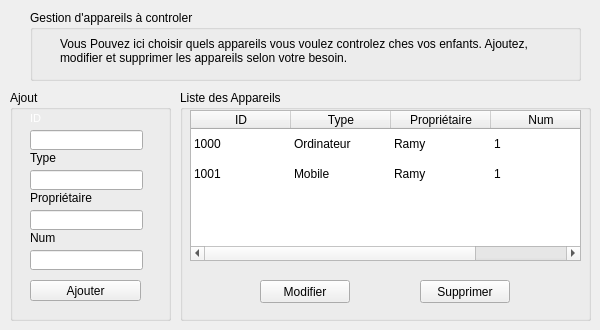
    <widget class="QWidget" name="tab_appareil">
     <attribute name="title">
      <string>Appareils</string>
     </attribute>
     <widget class="QGroupBox" name="groupBox">
      <property name="geometry">
       <rect>
        <x>10</x>
        <y>90</y>
        <width>161</width>
        <height>231</height>
       </rect>
      </property>
      <property name="autoFillBackground">
       <bool>false</bool>
      </property>
      <property name="title">
       <string>Ajout</string>
      </property>
      <property name="flat">
       <bool>false</bool>
      </property>
      <widget class="QPushButton" name="Button_Ajouter">
       <property name="geometry">
        <rect>
         <x>20</x>
         <y>190</y>
         <width>111</width>
         <height>21</height>
        </rect>
       </property>
       <property name="text">
        <string>Ajouter</string>
       </property>
      </widget>
      <widget class="QLabel" name="label_2">
       <property name="geometry">
        <rect>
         <x>20</x>
         <y>20</y>
         <width>111</width>
         <height>16</height>
        </rect>
       </property>
       <property name="styleSheet">
        <string notr="true">/*Copyright (c) DevSec Studio. All rights reserved.

MIT License

Permission is hereby granted, free of charge, to any person obtaining a copy
of this software and associated documentation files (the &quot;Software&quot;), to deal
in the Software without restriction, including without limitation the rights
to use, copy, modify, merge, publish, distribute, sublicense, and/or sell
copies of the Software, and to permit persons to whom the Software is
furnished to do so, subject to the following conditions:

The above copyright notice and this permission notice shall be included in all
copies or substantial portions of the Software.

THE SOFTWARE IS PROVIDED *AS IS*, WITHOUT WARRANTY OF ANY KIND, EXPRESS OR
IMPLIED, INCLUDING BUT NOT LIMITED TO THE WARRANTIES OF MERCHANTABILITY,
FITNESS FOR A PARTICULAR PURPOSE AND NONINFRINGEMENT. IN NO EVENT SHALL THE
AUTHORS OR COPYRIGHT HOLDERS BE LIABLE FOR ANY CLAIM, DAMAGES OR OTHER
LIABILITY, WHETHER IN AN ACTION OF CONTRACT, TORT OR OTHERWISE, ARISING FROM,
OUT OF OR IN CONNECTION WITH THE SOFTWARE OR THE USE OR OTHER DEALINGS IN THE SOFTWARE.
*/

/*-----QWidget-----*/
QWidget
{
	background-color: QLinearGradient(x1:0, y1:0, x2:0, y2:1, stop:1 #212121, stop:.4 #343434);
	color: #ffffff;
	border-color: #000000;

}


/*-----QLabel-----*/
QLabel
{
	background-color: transparent;
	color: #fff;
	font-size: 8pt;
	border-color: #ffffff;

}


/*-----QToolButton-----*/
QToolButton
{
	background-color: qlineargradient(spread:repeat, x1:1, y1:0, x2:1, y2:1, stop:0 rgba(254, 171, 66, 255),stop:1 rgba(255, 153, 0, 255));
	color: #000;
	font-size: 14pt;
	border-radius: 4px;
	padding: 10px;

}


QToolButton::pressed
{
	background-color: #6b960f;

}


/*-----QTabWidget-----*/
QTabBar::tab
{
	font-size: 8pt;
	font-weight: bold;
	width: 80px;
    border: 1px solid #444;
    border-bottom-style: none;
	border-top-style: none;
    background-color: #323232;
    padding-top: 3px;
    padding-bottom: 2px;
    margin-right: -1px;

}

QTabWidget::pane 
{
    border: 1px solid qlineargradient(spread:repeat, x1:1, y1:0, x2:1, y2:1, stop:0 rgba(254, 171, 66, 255),stop:1 rgba(255, 153, 0, 255));
    top: 1px;

}

QTabBar::tab:last
{
    margin-right: 0; 

}

QTabBar::tab:first:!selected
{
	margin-left: 0px; 

}

QTabBar::tab:!selected
{
    color: #fff;
    border-bottom-style: solid;
    margin-top: 3px;
    background-color: QLinearGradient(x1:0, y1:0, x2:0, y2:1, stop:1 #212121, stop:.4 #343434);

}

QTabBar::tab:selected
{
	background-color: qlineargradient(spread:repeat, x1:1, y1:0, x2:1, y2:1, stop:0 rgba(254, 171, 66, 255),stop:1 rgba(255, 153, 0, 255));
	color: #000;
    margin-bottom: 0px;

}

QTabBar::tab:!selected:hover
{
    background-color: QLinearGradient(x1:0, y1:0, x2:0, y2:1, stop:1 #212121, stop:0.4 #343434, stop:0.2 #343434, stop:0.1 #ffaa00);

}</string>
       </property>
       <property name="text">
        <string>ID</string>
       </property>
      </widget>
      <widget class="QLabel" name="label_3">
       <property name="geometry">
        <rect>
         <x>20</x>
         <y>60</y>
         <width>111</width>
         <height>16</height>
        </rect>
       </property>
       <property name="text">
        <string>Type</string>
       </property>
      </widget>
      <widget class="QLabel" name="label_4">
       <property name="geometry">
        <rect>
         <x>20</x>
         <y>100</y>
         <width>111</width>
         <height>16</height>
        </rect>
       </property>
       <property name="text">
        <string>Propriétaire</string>
       </property>
      </widget>
      <widget class="QLabel" name="label_5">
       <property name="geometry">
        <rect>
         <x>20</x>
         <y>140</y>
         <width>111</width>
         <height>16</height>
        </rect>
       </property>
       <property name="text">
        <string>Num</string>
       </property>
      </widget>
      <widget class="QLineEdit" name="lineEdit_nomappareil">
       <property name="geometry">
        <rect>
         <x>20</x>
         <y>40</y>
         <width>113</width>
         <height>20</height>
        </rect>
       </property>
      </widget>
      <widget class="QLineEdit" name="lineEdit_typeappareil">
       <property name="geometry">
        <rect>
         <x>20</x>
         <y>80</y>
         <width>113</width>
         <height>20</height>
        </rect>
       </property>
      </widget>
      <widget class="QLineEdit" name="lineEdit_proprio">
       <property name="geometry">
        <rect>
         <x>20</x>
         <y>120</y>
         <width>113</width>
         <height>20</height>
        </rect>
       </property>
      </widget>
      <widget class="QLineEdit" name="lineEdit_numappareil">
       <property name="geometry">
        <rect>
         <x>20</x>
         <y>160</y>
         <width>113</width>
         <height>20</height>
        </rect>
       </property>
      </widget>
     </widget>
     <widget class="QGroupBox" name="groupBox_2">
      <property name="geometry">
       <rect>
        <x>30</x>
        <y>10</y>
        <width>551</width>
        <height>71</height>
       </rect>
      </property>
      <property name="autoFillBackground">
       <bool>false</bool>
      </property>
      <property name="title">
       <string>Gestion d'appareils à controler</string>
      </property>
      <property name="flat">
       <bool>false</bool>
      </property>
      <widget class="QLabel" name="label">
       <property name="geometry">
        <rect>
         <x>30</x>
         <y>20</y>
         <width>481</width>
         <height>41</height>
        </rect>
       </property>
       <property name="layoutDirection">
        <enum>Qt::LeftToRight</enum>
       </property>
       <property name="text">
        <string>Vous Pouvez ici choisir quels appareils vous voulez controlez ches vos enfants. Ajoutez, modifier et supprimer les appareils selon votre besoin.</string>
       </property>
       <property name="wordWrap">
        <bool>true</bool>
       </property>
      </widget>
     </widget>
     <widget class="QGroupBox" name="groupBox_3">
      <property name="geometry">
       <rect>
        <x>180</x>
        <y>90</y>
        <width>411</width>
        <height>231</height>
       </rect>
      </property>
      <property name="autoFillBackground">
       <bool>false</bool>
      </property>
      <property name="title">
       <string>Liste des Appareils</string>
      </property>
      <property name="flat">
       <bool>false</bool>
      </property>
      <widget class="QTableWidget" name="tableWidget">
       <property name="geometry">
        <rect>
         <x>10</x>
         <y>20</y>
         <width>391</width>
         <height>151</height>
        </rect>
       </property>
       <property name="styleSheet">
        <string notr="true"/>
       </property>
       <property name="showGrid">
        <bool>false</bool>
       </property>
       <property name="wordWrap">
        <bool>true</bool>
       </property>
       <property name="cornerButtonEnabled">
        <bool>true</bool>
       </property>
       <property name="rowCount">
        <number>3</number>
       </property>
       <attribute name="horizontalHeaderHighlightSections">
        <bool>true</bool>
       </attribute>
       <attribute name="verticalHeaderVisible">
        <bool>false</bool>
       </attribute>
       <row>
        <property name="text">
         <string>01</string>
        </property>
       </row>
       <row>
        <property name="text">
         <string>02</string>
        </property>
       </row>
       <row/>
       <column>
        <property name="text">
         <string>ID</string>
        </property>
       </column>
       <column>
        <property name="text">
         <string>Type</string>
        </property>
       </column>
       <column>
        <property name="text">
         <string>Propriétaire</string>
        </property>
       </column>
       <column>
        <property name="text">
         <string>Num</string>
        </property>
       </column>
       <item row="0" column="0">
        <property name="text">
         <string>1000</string>
        </property>
       </item>
       <item row="0" column="1">
        <property name="text">
         <string>Ordinateur</string>
        </property>
       </item>
       <item row="0" column="2">
        <property name="text">
         <string>Ramy</string>
        </property>
       </item>
       <item row="0" column="3">
        <property name="text">
         <string>1</string>
        </property>
       </item>
       <item row="1" column="0">
        <property name="text">
         <string>1001</string>
        </property>
       </item>
       <item row="1" column="1">
        <property name="text">
         <string>Mobile</string>
        </property>
       </item>
       <item row="1" column="2">
        <property name="text">
         <string>Ramy</string>
        </property>
       </item>
       <item row="1" column="3">
        <property name="text">
         <string>1</string>
        </property>
       </item>
      </widget>
      <widget class="QPushButton" name="pushButton_3">
       <property name="geometry">
        <rect>
         <x>240</x>
         <y>190</y>
         <width>90</width>
         <height>23</height>
        </rect>
       </property>
       <property name="text">
        <string>Supprimer</string>
       </property>
      </widget>
      <widget class="QPushButton" name="pushButton_2">
       <property name="geometry">
        <rect>
         <x>80</x>
         <y>190</y>
         <width>90</width>
         <height>23</height>
        </rect>
       </property>
       <property name="text">
        <string>Modifier</string>
       </property>
      </widget>
     </widget>
    </widget>
